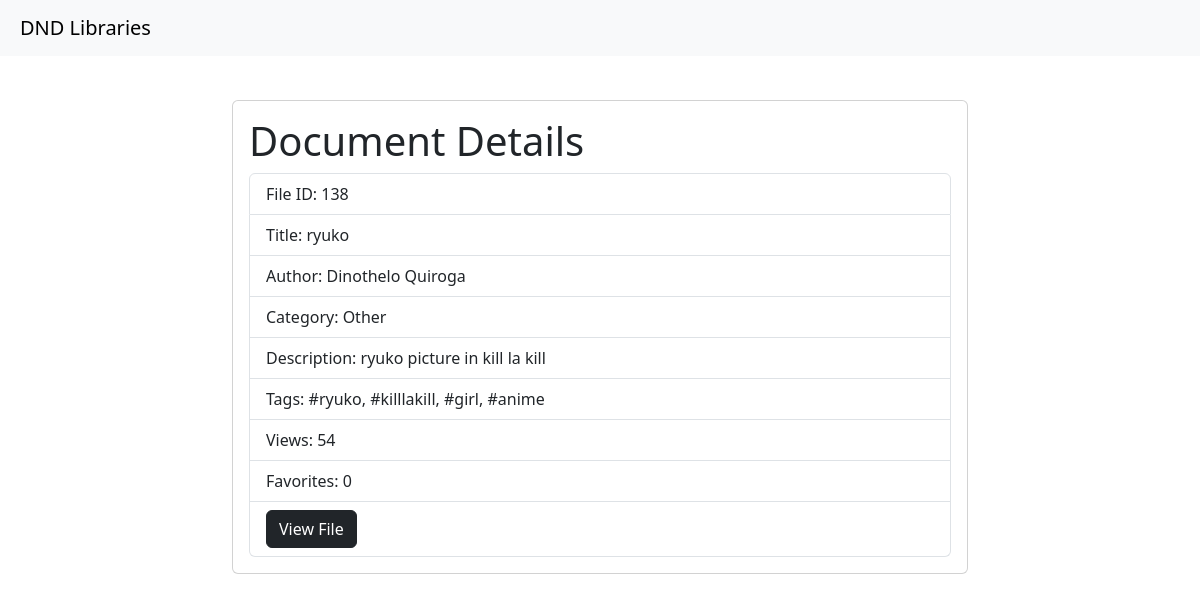
The app's page /view_details.php?fileID=138 with its own data.
### tables this page shows
CREATE TABLE `documents` (
  `file_id` int(11) NOT NULL,
  `file` varchar(255) NOT NULL,
  `title` varchar(255) NOT NULL,
  `category` varchar(50) NOT NULL,
  `description` text DEFAULT NULL,
  `tags` varchar(255) DEFAULT NULL,
  `infoViews` int(11) DEFAULT 0,
  `favorites` int(11) DEFAULT 0,
  `dateCreated` timestamp NOT NULL DEFAULT current_timestamp(),
  `author` varchar(50) DEFAULT NULL,
  `size` int(11) NOT NULL,
  `status` varchar(255) NOT NULL DEFAULT 'inactive',
  `visibility` tinyint(1) DEFAULT 1
);

CREATE TABLE `users` (
  `user_id` int(11) NOT NULL,
  `firstName` varchar(255) DEFAULT NULL,
  `lastName` varchar(255) DEFAULT NULL,
  `email` varchar(255) DEFAULT NULL,
  `password` varchar(255) DEFAULT NULL,
  `roles` varchar(255) DEFAULT NULL,
  `created_at` datetime DEFAULT NULL
);

### view_details.php (the view, shortened to what this page needs)
<?php
require_once 'config.php';
?>
<!DOCTYPE html>
<html lang="en">
<head>
    <link href="https://cdn.jsdelivr.net/npm/bootstrap@5.3.0/dist/css/bootstrap.min.css" rel="stylesheet">
</head>
<body>
<nav class="navbar navbar-expand-lg navbar-light bg-light fixed-top">
    <a class="navbar-brand" href="admin_dashboard.php">DND Libraries</a>
</nav>
<div class="custom-container">
    <div class="container mt-5">
        <div class="row">
            <div class="col-md-8 offset-md-2">
            <?php
            if (isset($_GET['fileID'])) {
                $fileID = $_GET['fileID'];
                $sql = "SELECT d.file_id, d.title, d.category, d.author, d.description, d.tags, d.infoViews, d.favorites, u.firstName, u.lastName, d.file
                        FROM documents d
                        LEFT JOIN users u ON d.author = u.user_id
                        WHERE d.file_id = $fileID";
                $result = mysqli_query($mysqli, $sql);
                if ($result && mysqli_num_rows($result) > 0) {
                    $document = mysqli_fetch_assoc($result);
                    $title = $document['title'];
                    $file = $document['file'];
                    $authorName = !empty($document['firstName']) ? $document['firstName'] . ' ' . $document['lastName'] : "Deleted User";
                    $category = $document['category'];
                    $description = $document['description'];
                    $tags = $document['tags'];
                    $views = $document['infoViews'];
                    $favorites = $document['favorites'];
                    ?>
                    <div class="card">
                        <div class="card-body">
                            <h1 class="card-title">Document Details</h1>
                            <ul class="list-group">
                                <li class="list-group-item">File ID: <?php echo $fileID; ?></li>
                                <li class="list-group-item">Title: <?php echo $title; ?></li>
                                <li class="list-group-item">Author: <?php echo $authorName; ?></li>
                                <li class="list-group-item">Category: <?php echo $category; ?></li>
                                <li class="list-group-item">Description: <?php echo $description; ?></li>
                                <li class="list-group-item">Tags: <?php echo $tags; ?></li>
                                <li class="list-group-item">Views: <?php echo $views; ?></li>
                                <li class="list-group-item">Favorites: <?php echo $favorites; ?></li>
                                <li class="list-group-item">
                                    <a href="<?php echo $file; ?>" target="_blank" class="btn btn-dark text-white">View File</a>
                                </li>
                            </ul>
                        </div>
                    </div>
                    <?php
                } else {
                    echo "<p class='alert alert-danger'>Document not found.</p>";
                }
            }
            ?>
        </div>
    </div>
</div>
</body>
</html>

### view_details.php (style rules this page uses)
.navbar-brand { padding-left: 20px; }
.custom-container { margin-top: 100px; align-items: center; }

### records on screen
documents: title "ryuko", users.firstName+lastName "Dinothelo Quiroga", category "Other", description "ryuko picture in kill la kill", tags "#ryuko, #killlakill, #girl, #anime", infoViews "54", favorites "0"

### other values on screen
$fileID "138"
